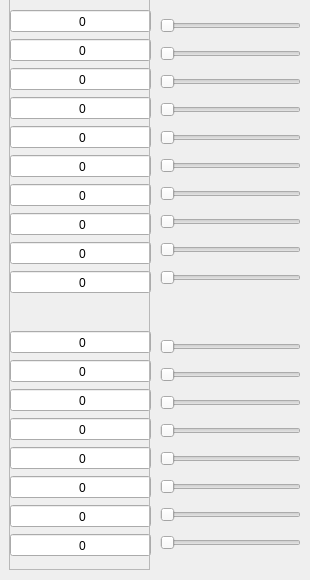
      <widget class="QWidget" name="tab_5">
       <attribute name="title">
        <string>2019</string>
       </attribute>
       <widget class="QFrame" name="verticalFrame_14">
        <property name="geometry">
         <rect>
          <x>10</x>
          <y>330</y>
          <width>141</width>
          <height>231</height>
         </rect>
        </property>
        <layout class="QVBoxLayout" name="verticalLayout_15">
         <property name="leftMargin">
          <number>0</number>
         </property>
         <property name="topMargin">
          <number>0</number>
         </property>
         <property name="rightMargin">
          <number>0</number>
         </property>
         <property name="bottomMargin">
          <number>0</number>
         </property>
         <item>
          <widget class="QLineEdit" name="lineEdit_1_1210">
           <property name="alignment">
            <set>Qt::AlignLeading|Qt::AlignLeft|Qt::AlignVCenter</set>
           </property>
           <property name="clearButtonEnabled">
            <bool>true</bool>
           </property>
          </widget>
         </item>
         <item>
          <widget class="QLineEdit" name="lineEdit_1_1220">
           <property name="alignment">
            <set>Qt::AlignLeading|Qt::AlignLeft|Qt::AlignVCenter</set>
           </property>
           <property name="clearButtonEnabled">
            <bool>true</bool>
           </property>
          </widget>
         </item>
         <item>
          <widget class="QLineEdit" name="lineEdit_1_1230">
           <property name="alignment">
            <set>Qt::AlignLeading|Qt::AlignLeft|Qt::AlignVCenter</set>
           </property>
           <property name="clearButtonEnabled">
            <bool>true</bool>
           </property>
          </widget>
         </item>
         <item>
          <widget class="QLineEdit" name="lineEdit_1_1240">
           <property name="alignment">
            <set>Qt::AlignLeading|Qt::AlignLeft|Qt::AlignVCenter</set>
           </property>
           <property name="clearButtonEnabled">
            <bool>true</bool>
           </property>
          </widget>
         </item>
         <item>
          <widget class="QLineEdit" name="lineEdit_1_1250">
           <property name="alignment">
            <set>Qt::AlignLeading|Qt::AlignLeft|Qt::AlignVCenter</set>
           </property>
           <property name="clearButtonEnabled">
            <bool>true</bool>
           </property>
          </widget>
         </item>
         <item>
          <widget class="QLineEdit" name="lineEdit_1_1260">
           <property name="alignment">
            <set>Qt::AlignLeading|Qt::AlignLeft|Qt::AlignVCenter</set>
           </property>
           <property name="clearButtonEnabled">
            <bool>true</bool>
           </property>
          </widget>
         </item>
         <item>
          <widget class="QLineEdit" name="lineEdit_1_1200">
           <property name="alignment">
            <set>Qt::AlignLeading|Qt::AlignLeft|Qt::AlignVCenter</set>
           </property>
           <property name="clearButtonEnabled">
            <bool>true</bool>
           </property>
          </widget>
         </item>
         <item>
          <widget class="QLineEdit" name="lineEdit_1_1600">
           <property name="alignment">
            <set>Qt::AlignLeading|Qt::AlignLeft|Qt::AlignVCenter</set>
           </property>
           <property name="clearButtonEnabled">
            <bool>true</bool>
           </property>
          </widget>
         </item>
        </layout>
       </widget>
       <widget class="QFrame" name="verticalFrame_15">
        <property name="geometry">
         <rect>
          <x>10</x>
          <y>9</y>
          <width>141</width>
          <height>291</height>
         </rect>
        </property>
        <layout class="QVBoxLayout" name="verticalLayout_16">
         <property name="leftMargin">
          <number>0</number>
         </property>
         <property name="topMargin">
          <number>0</number>
         </property>
         <property name="rightMargin">
          <number>0</number>
         </property>
         <property name="bottomMargin">
          <number>0</number>
         </property>
         <item>
          <widget class="QLineEdit" name="lineEdit_1_1110">
           <property name="alignment">
            <set>Qt::AlignLeading|Qt::AlignLeft|Qt::AlignVCenter</set>
           </property>
           <property name="clearButtonEnabled">
            <bool>true</bool>
           </property>
          </widget>
         </item>
         <item>
          <widget class="QLineEdit" name="lineEdit_1_1120">
           <property name="alignment">
            <set>Qt::AlignLeading|Qt::AlignLeft|Qt::AlignVCenter</set>
           </property>
           <property name="clearButtonEnabled">
            <bool>true</bool>
           </property>
          </widget>
         </item>
         <item>
          <widget class="QLineEdit" name="lineEdit_1_1130">
           <property name="alignment">
            <set>Qt::AlignLeading|Qt::AlignLeft|Qt::AlignVCenter</set>
           </property>
           <property name="clearButtonEnabled">
            <bool>true</bool>
           </property>
          </widget>
         </item>
         <item>
          <widget class="QLineEdit" name="lineEdit_1_1140">
           <property name="alignment">
            <set>Qt::AlignLeading|Qt::AlignLeft|Qt::AlignVCenter</set>
           </property>
           <property name="clearButtonEnabled">
            <bool>true</bool>
           </property>
          </widget>
         </item>
         <item>
          <widget class="QLineEdit" name="lineEdit_1_1150">
           <property name="alignment">
            <set>Qt::AlignLeading|Qt::AlignLeft|Qt::AlignVCenter</set>
           </property>
           <property name="clearButtonEnabled">
            <bool>true</bool>
           </property>
          </widget>
         </item>
         <item>
          <widget class="QLineEdit" name="lineEdit_1_1160">
           <property name="alignment">
            <set>Qt::AlignLeading|Qt::AlignLeft|Qt::AlignVCenter</set>
           </property>
           <property name="clearButtonEnabled">
            <bool>true</bool>
           </property>
          </widget>
         </item>
         <item>
          <widget class="QLineEdit" name="lineEdit_1_1170">
           <property name="alignment">
            <set>Qt::AlignLeading|Qt::AlignLeft|Qt::AlignVCenter</set>
           </property>
           <property name="clearButtonEnabled">
            <bool>true</bool>
           </property>
          </widget>
         </item>
         <item>
          <widget class="QLineEdit" name="lineEdit_1_1180">
           <property name="alignment">
            <set>Qt::AlignLeading|Qt::AlignLeft|Qt::AlignVCenter</set>
           </property>
           <property name="clearButtonEnabled">
            <bool>true</bool>
           </property>
          </widget>
         </item>
         <item>
          <widget class="QLineEdit" name="lineEdit_1_1190">
           <property name="alignment">
            <set>Qt::AlignLeading|Qt::AlignLeft|Qt::AlignVCenter</set>
           </property>
           <property name="clearButtonEnabled">
            <bool>true</bool>
           </property>
          </widget>
         </item>
         <item>
          <widget class="QLineEdit" name="lineEdit_1_1100">
           <property name="alignment">
            <set>Qt::AlignLeading|Qt::AlignLeft|Qt::AlignVCenter</set>
           </property>
           <property name="clearButtonEnabled">
            <bool>true</bool>
           </property>
          </widget>
         </item>
        </layout>
       </widget>
       <widget class="QFrame" name="verticalFrame_8">
        <property name="geometry">
         <rect>
          <x>160</x>
          <y>11</y>
          <width>141</width>
          <height>291</height>
         </rect>
        </property>
        <layout class="QVBoxLayout" name="verticalLayout_8">
         <property name="leftMargin">
          <number>0</number>
         </property>
         <property name="topMargin">
          <number>0</number>
         </property>
         <property name="rightMargin">
          <number>0</number>
         </property>
         <property name="bottomMargin">
          <number>0</number>
         </property>
         <item>
          <widget class="QSlider" name="horizontalSlider_1_1110">
           <property name="maximum">
            <number>1000000</number>
           </property>
           <property name="orientation">
            <enum>Qt::Horizontal</enum>
           </property>
          </widget>
         </item>
         <item>
          <widget class="QSlider" name="horizontalSlider_1_1120">
           <property name="maximum">
            <number>1000000</number>
           </property>
           <property name="orientation">
            <enum>Qt::Horizontal</enum>
           </property>
          </widget>
         </item>
         <item>
          <widget class="QSlider" name="horizontalSlider_1_1130">
           <property name="maximum">
            <number>1000000</number>
           </property>
           <property name="orientation">
            <enum>Qt::Horizontal</enum>
           </property>
          </widget>
         </item>
         <item>
          <widget class="QSlider" name="horizontalSlider_1_1140">
           <property name="maximum">
            <number>1000000</number>
           </property>
           <property name="orientation">
            <enum>Qt::Horizontal</enum>
           </property>
          </widget>
         </item>
         <item>
          <widget class="QSlider" name="horizontalSlider_1_1150">
           <property name="maximum">
            <number>1000000</number>
           </property>
           <property name="orientation">
            <enum>Qt::Horizontal</enum>
           </property>
          </widget>
         </item>
         <item>
          <widget class="QSlider" name="horizontalSlider_1_1160">
           <property name="maximum">
            <number>1000000</number>
           </property>
           <property name="orientation">
            <enum>Qt::Horizontal</enum>
           </property>
          </widget>
         </item>
         <item>
          <widget class="QSlider" name="horizontalSlider_1_1170">
           <property name="maximum">
            <number>1000000</number>
           </property>
           <property name="orientation">
            <enum>Qt::Horizontal</enum>
           </property>
          </widget>
         </item>
         <item>
          <widget class="QSlider" name="horizontalSlider_1_1180">
           <property name="maximum">
            <number>1000000</number>
           </property>
           <property name="orientation">
            <enum>Qt::Horizontal</enum>
           </property>
          </widget>
         </item>
         <item>
          <widget class="QSlider" name="horizontalSlider_1_1190">
           <property name="maximum">
            <number>1000000</number>
           </property>
           <property name="orientation">
            <enum>Qt::Horizontal</enum>
           </property>
          </widget>
         </item>
         <item>
          <widget class="QSlider" name="horizontalSlider_1_1100">
           <property name="maximum">
            <number>1000000</number>
           </property>
           <property name="orientation">
            <enum>Qt::Horizontal</enum>
           </property>
          </widget>
         </item>
        </layout>
       </widget>
       <widget class="QFrame" name="verticalFrame_23">
        <property name="geometry">
         <rect>
          <x>160</x>
          <y>332</y>
          <width>141</width>
          <height>231</height>
         </rect>
        </property>
        <layout class="QVBoxLayout" name="verticalLayout_14">
         <property name="leftMargin">
          <number>0</number>
         </property>
         <property name="topMargin">
          <number>0</number>
         </property>
         <property name="rightMargin">
          <number>0</number>
         </property>
         <property name="bottomMargin">
          <number>0</number>
         </property>
         <item>
          <widget class="QSlider" name="horizontalSlider_1_1210">
           <property name="maximum">
            <number>1000000</number>
           </property>
           <property name="orientation">
            <enum>Qt::Horizontal</enum>
           </property>
          </widget>
         </item>
         <item>
          <widget class="QSlider" name="horizontalSlider_1_1220">
           <property name="maximum">
            <number>1000000</number>
           </property>
           <property name="orientation">
            <enum>Qt::Horizontal</enum>
           </property>
          </widget>
         </item>
         <item>
          <widget class="QSlider" name="horizontalSlider_1_1230">
           <property name="maximum">
            <number>1000000</number>
           </property>
           <property name="orientation">
            <enum>Qt::Horizontal</enum>
           </property>
          </widget>
         </item>
         <item>
          <widget class="QSlider" name="horizontalSlider_1_1240">
           <property name="maximum">
            <number>1000000</number>
           </property>
           <property name="orientation">
            <enum>Qt::Horizontal</enum>
           </property>
          </widget>
         </item>
         <item>
          <widget class="QSlider" name="horizontalSlider_1_1250">
           <property name="maximum">
            <number>1000000</number>
           </property>
           <property name="orientation">
            <enum>Qt::Horizontal</enum>
           </property>
          </widget>
         </item>
         <item>
          <widget class="QSlider" name="horizontalSlider_1_1260">
           <property name="maximum">
            <number>1000000</number>
           </property>
           <property name="orientation">
            <enum>Qt::Horizontal</enum>
           </property>
          </widget>
         </item>
         <item>
          <widget class="QSlider" name="horizontalSlider_1_1200">
           <property name="maximum">
            <number>1000000</number>
           </property>
           <property name="orientation">
            <enum>Qt::Horizontal</enum>
           </property>
          </widget>
         </item>
         <item>
          <widget class="QSlider" name="horizontalSlider_1_1600">
           <property name="maximum">
            <number>1000000</number>
           </property>
           <property name="orientation">
            <enum>Qt::Horizontal</enum>
           </property>
          </widget>
         </item>
        </layout>
       </widget>
       <widget class="QFrame" name="frame_2">
        <property name="geometry">
         <rect>
          <x>9</x>
          <y>-1</y>
          <width>141</width>
          <height>571</height>
         </rect>
        </property>
        <property name="frameShape">
         <enum>QFrame::StyledPanel</enum>
        </property>
        <property name="frameShadow">
         <enum>QFrame::Raised</enum>
        </property>
        <widget class="QLabel" name="label_24">
         <property name="geometry">
          <rect>
           <x>50</x>
           <y>16</y>
           <width>47</width>
           <height>13</height>
          </rect>
         </property>
         <property name="text">
          <string>0</string>
         </property>
         <property name="alignment">
          <set>Qt::AlignCenter</set>
         </property>
        </widget>
        <widget class="QLabel" name="label_25">
         <property name="geometry">
          <rect>
           <x>50</x>
           <y>45</y>
           <width>47</width>
           <height>13</height>
          </rect>
         </property>
         <property name="text">
          <string>0</string>
         </property>
         <property name="alignment">
          <set>Qt::AlignCenter</set>
         </property>
        </widget>
        <widget class="QLabel" name="label_26">
         <property name="geometry">
          <rect>
           <x>50</x>
           <y>74</y>
           <width>47</width>
           <height>13</height>
          </rect>
         </property>
         <property name="text">
          <string>0</string>
         </property>
         <property name="alignment">
          <set>Qt::AlignCenter</set>
         </property>
        </widget>
        <widget class="QLabel" name="label_27">
         <property name="geometry">
          <rect>
           <x>50</x>
           <y>103</y>
           <width>47</width>
           <height>13</height>
          </rect>
         </property>
         <property name="text">
          <string>0</string>
         </property>
         <property name="alignment">
          <set>Qt::AlignCenter</set>
         </property>
        </widget>
        <widget class="QLabel" name="label_28">
         <property name="geometry">
          <rect>
           <x>50</x>
           <y>132</y>
           <width>47</width>
           <height>13</height>
          </rect>
         </property>
         <property name="text">
          <string>0</string>
         </property>
         <property name="alignment">
          <set>Qt::AlignCenter</set>
         </property>
        </widget>
        <widget class="QLabel" name="label_29">
         <property name="geometry">
          <rect>
           <x>50</x>
           <y>161</y>
           <width>47</width>
           <height>13</height>
          </rect>
         </property>
         <property name="text">
          <string>0</string>
         </property>
         <property name="alignment">
          <set>Qt::AlignCenter</set>
         </property>
        </widget>
        <widget class="QLabel" name="label_30">
         <property name="geometry">
          <rect>
           <x>50</x>
           <y>190</y>
           <width>47</width>
           <height>13</height>
          </rect>
         </property>
         <property name="text">
          <string>0</string>
         </property>
         <property name="alignment">
          <set>Qt::AlignCenter</set>
         </property>
        </widget>
        <widget class="QLabel" name="label_31">
         <property name="geometry">
          <rect>
           <x>50</x>
           <y>219</y>
           <width>47</width>
           <height>13</height>
          </rect>
         </property>
         <property name="text">
          <string>0</string>
         </property>
         <property name="alignment">
          <set>Qt::AlignCenter</set>
         </property>
        </widget>
        <widget class="QLabel" name="label_32">
         <property name="geometry">
          <rect>
           <x>50</x>
           <y>248</y>
           <width>47</width>
           <height>13</height>
          </rect>
         </property>
         <property name="text">
          <string>0</string>
         </property>
         <property name="alignment">
          <set>Qt::AlignCenter</set>
         </property>
        </widget>
        <widget class="QLabel" name="label_33">
         <property name="geometry">
          <rect>
           <x>50</x>
           <y>277</y>
           <width>47</width>
           <height>13</height>
          </rect>
         </property>
         <property name="text">
          <string>0</string>
         </property>
         <property name="alignment">
          <set>Qt::AlignCenter</set>
         </property>
        </widget>
        <widget class="QLabel" name="label_34">
         <property name="geometry">
          <rect>
           <x>50</x>
           <y>337</y>
           <width>47</width>
           <height>13</height>
          </rect>
         </property>
         <property name="text">
          <string>0</string>
         </property>
         <property name="alignment">
          <set>Qt::AlignCenter</set>
         </property>
        </widget>
        <widget class="QLabel" name="label_35">
         <property name="geometry">
          <rect>
           <x>50</x>
           <y>366</y>
           <width>47</width>
           <height>13</height>
          </rect>
         </property>
         <property name="text">
          <string>0</string>
         </property>
         <property name="alignment">
          <set>Qt::AlignCenter</set>
         </property>
        </widget>
        <widget class="QLabel" name="label_36">
         <property name="geometry">
          <rect>
           <x>50</x>
           <y>395</y>
           <width>47</width>
           <height>13</height>
          </rect>
         </property>
         <property name="text">
          <string>0</string>
         </property>
         <property name="alignment">
          <set>Qt::AlignCenter</set>
         </property>
        </widget>
        <widget class="QLabel" name="label_37">
         <property name="geometry">
          <rect>
           <x>50</x>
           <y>424</y>
           <width>47</width>
           <height>13</height>
          </rect>
         </property>
         <property name="text">
          <string>0</string>
         </property>
         <property name="alignment">
          <set>Qt::AlignCenter</set>
         </property>
        </widget>
        <widget class="QLabel" name="label_38">
         <property name="geometry">
          <rect>
           <x>50</x>
           <y>453</y>
           <width>47</width>
           <height>13</height>
          </rect>
         </property>
         <property name="text">
          <string>0</string>
         </property>
         <property name="alignment">
          <set>Qt::AlignCenter</set>
         </property>
        </widget>
        <widget class="QLabel" name="label_39">
         <property name="geometry">
          <rect>
           <x>50</x>
           <y>482</y>
           <width>47</width>
           <height>13</height>
          </rect>
         </property>
         <property name="text">
          <string>0</string>
         </property>
         <property name="alignment">
          <set>Qt::AlignCenter</set>
         </property>
        </widget>
        <widget class="QLabel" name="label_40">
         <property name="geometry">
          <rect>
           <x>50</x>
           <y>511</y>
           <width>47</width>
           <height>13</height>
          </rect>
         </property>
         <property name="text">
          <string>0</string>
         </property>
         <property name="alignment">
          <set>Qt::AlignCenter</set>
         </property>
        </widget>
        <widget class="QLabel" name="label_41">
         <property name="geometry">
          <rect>
           <x>50</x>
           <y>540</y>
           <width>47</width>
           <height>13</height>
          </rect>
         </property>
         <property name="text">
          <string>0</string>
         </property>
         <property name="alignment">
          <set>Qt::AlignCenter</set>
         </property>
        </widget>
       </widget>
      </widget>
